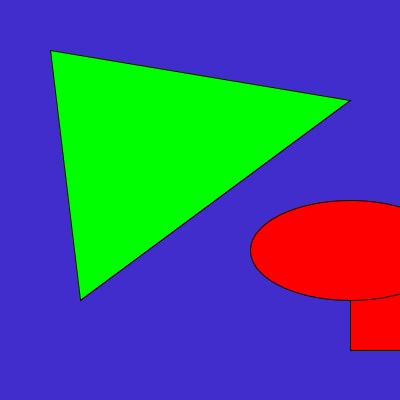
Frame 1 (no input)
Frame 60 (the mouse pressed at the canvas centre just before this capture): identical to frame 1, image omitted
Frame 120 (the mouse held since frame 60 and released just before this capture): identical to frame 1, image omitted

The Processing sketch that drew this single still picture (run headless with seeded random() and noise(); from frame 60 on, the mouse is pressed at the canvas centre):

// Processing sketch: dibujo_basico
// ── dibujo_basico.pde
void setup(){
  size(400,400);
}

void draw(){
  background(65,45,203);
  /*
  line(0,0,100,100);
  line(100,100,100,200);
  line(100,200,200,200);
  */
  println(mouseX, mouseY);
  fill(255,0,0);
  rect(350,250,200,100);
  ellipse(350,250,200,100);
  fill(0,255,0);
  triangle(50,50, 350,100, 80, 300);
}
